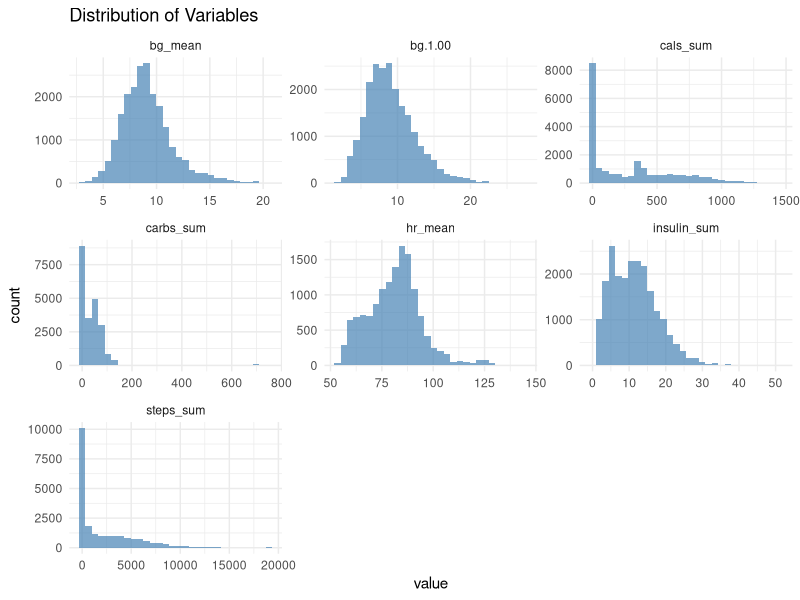
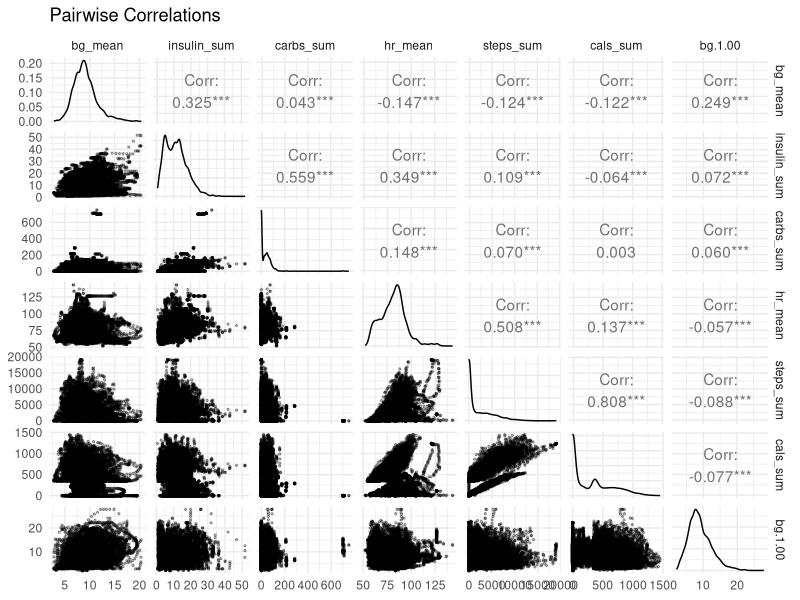
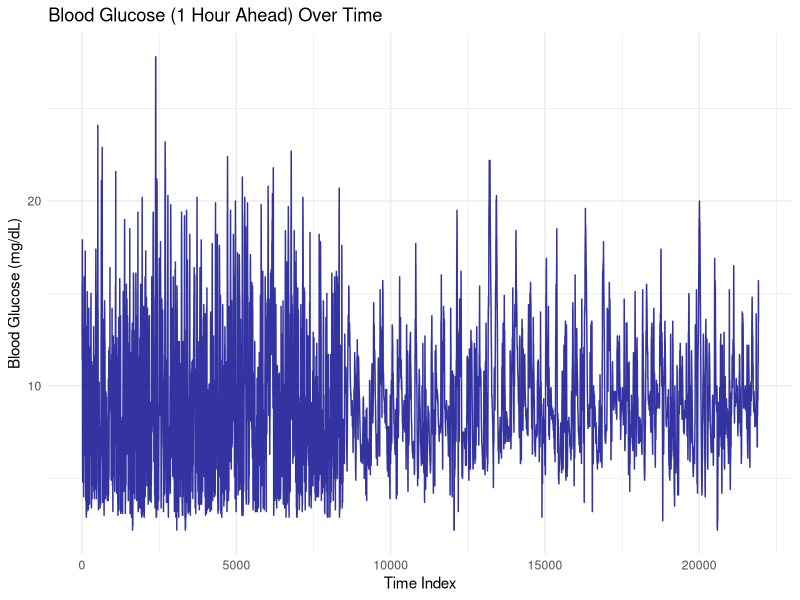
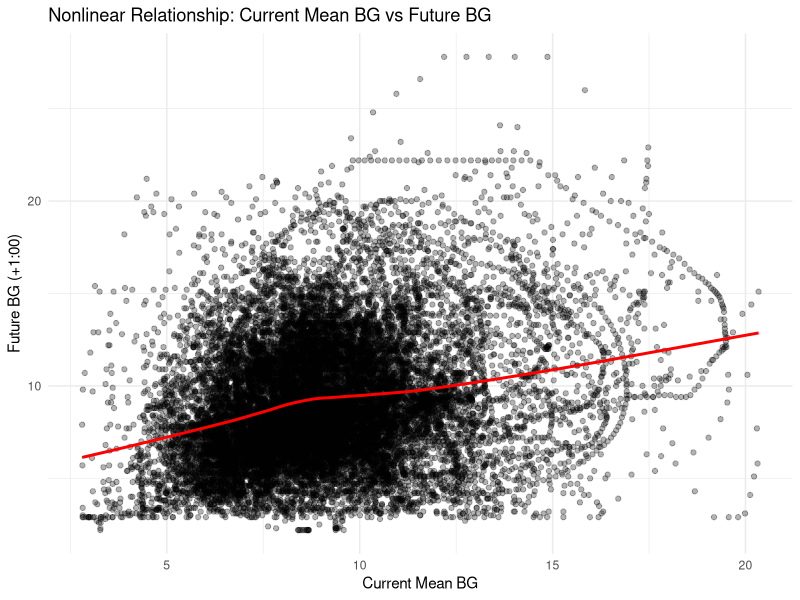
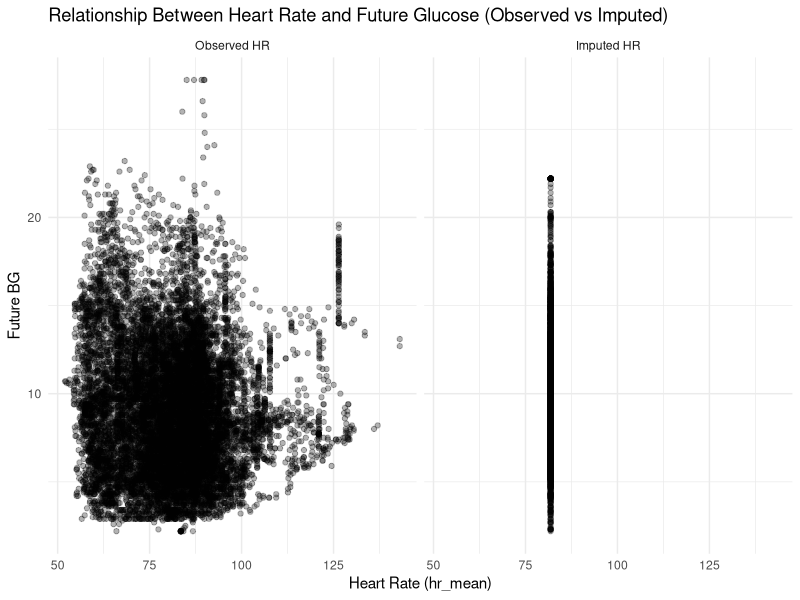
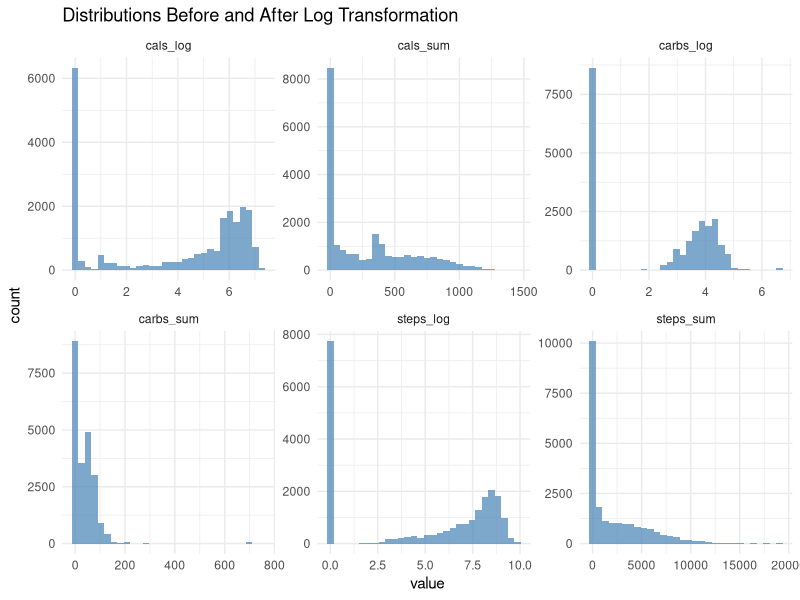
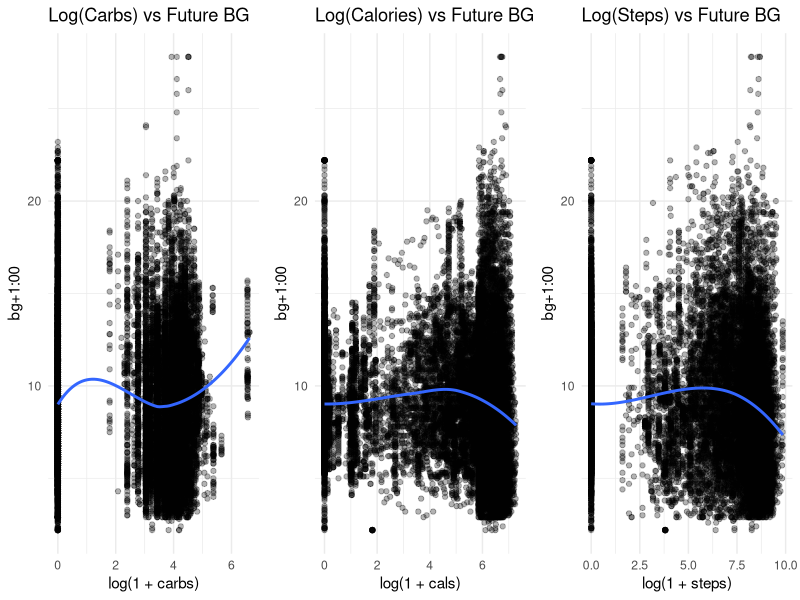
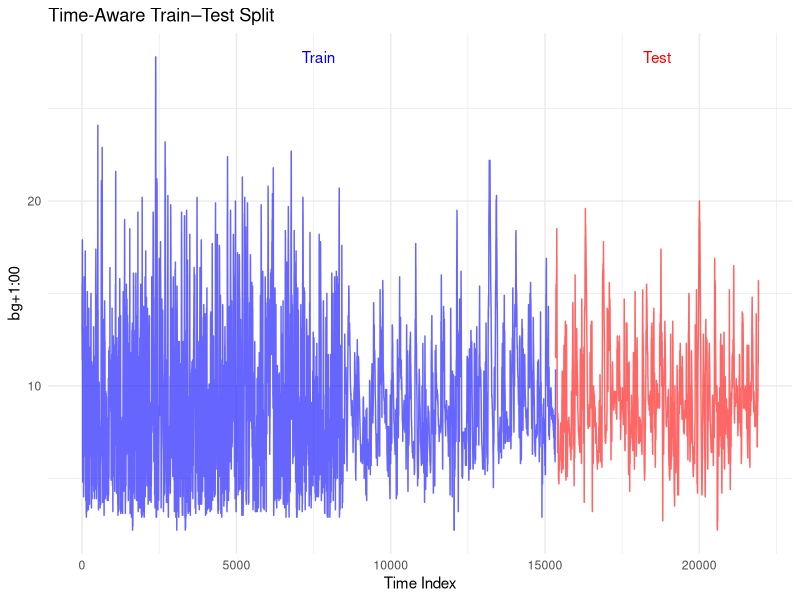

Source code (R) for these figures, in order:
## ---- chunk 1
knitr::opts_chunk$set(echo = TRUE, warning = FALSE, message = FALSE)

# Load necessary packages
library(tidyverse)
library(lubridate)
library(skimr)
library(GGally)
library(mgcv)
library(zoo)
# library(minpack.lm) # Uncomment if robust non-linear least squares (nlsLM) is needed
## ---- chunk 2
# Load the dataset using a relative path for reproducibility
# Assuming the file is located in the '../data' directory relative to this Rmd
data <- read.csv("../data/bg_data.csv")

# Quick look at the data structure
head(data)
str(data)
## ---- chunk 3
# Data summary
summary(data)

# Detailed skim of the data
skim(data)
## ---- chunk 4
# Count missing values per column
colSums(is.na(data))

# Percentage of missing values
colMeans(is.na(data)) * 100
## ---- chunk 5
data %>%
  pivot_longer(cols = everything()) %>%
  ggplot(aes(value)) +
  geom_histogram(bins = 30, fill = "steelblue", alpha = 0.7) +
  facet_wrap(~name, scales = "free") +
  theme_minimal() +
  labs(title = "Distribution of Variables")
## ---- chunk 6
# Pairwise plots to visualize correlations
# Note: This can be computationally intensive for large datasets
ggpairs(data, lower = list(continuous = wrap("points", alpha = 0.3, size = 0.5))) +
  theme_minimal() +
  labs(title = "Pairwise Correlations")
## ---- chunk 7
data %>%
  mutate(index = row_number()) %>%
  ggplot(aes(index, bg.1.00)) +
  geom_line(color = "darkblue", alpha = 0.8) +
  theme_minimal() +
  labs(
    title = "Blood Glucose (1 Hour Ahead) Over Time",
    x = "Time Index",
    y = "Blood Glucose (mg/dL)"
  )
## ---- chunk 8
data %>%
  ggplot(aes(bg_mean, bg.1.00)) +
  geom_point(alpha = 0.3) +
  geom_smooth(method = "loess", se = FALSE, color = "red") +
  theme_minimal() +
  labs(
    title = "Nonlinear Relationship: Current Mean BG vs Future BG",
    x = "Current Mean BG",
    y = "Future BG (+1:00)"
  )
## ---- chunk 9
# Calculate missing percentage for Heart Rate
missing_pct <- mean(is.na(data$hr_mean)) * 100
cat("Missing Percentage for hr_mean:", round(missing_pct, 2), "%\n")

# Create missing indicator and impute with median
hr_median <- median(data$hr_mean, na.rm = TRUE)

data <- data %>%
  mutate(
    hr_missing = ifelse(is.na(hr_mean), 1, 0),
    hr_mean = ifelse(is.na(hr_mean), hr_median, hr_mean)
  )

# Verify no duplicate missing values remain
colSums(is.na(data))
## ---- chunk 10
ggplot(data, aes(hr_mean, bg.1.00)) +
  geom_point(alpha = 0.3) +
  facet_wrap(~hr_missing, labeller = labeller(hr_missing = c("0" = "Observed HR", "1" = "Imputed HR"))) +
  theme_minimal() +
  labs(
    title = "Relationship Between Heart Rate and Future Glucose (Observed vs Imputed)",
    x = "Heart Rate (hr_mean)",
    y = "Future BG"
  )
## ---- chunk 11
data <- data %>%
  mutate(
    steps_log = log1p(steps_sum),
    carbs_log = log1p(carbs_sum),
    cals_log  = log1p(cals_sum)
  )
## ---- chunk 12
data %>%
  select(steps_sum, steps_log, carbs_sum, carbs_log, cals_sum, cals_log) %>%
  pivot_longer(everything()) %>%
  ggplot(aes(value)) +
  geom_histogram(bins = 30, fill = "steelblue", alpha = 0.7) +
  facet_wrap(~name, scales = "free") +
  theme_minimal() +
  labs(title = "Distributions Before and After Log Transformation")
## ---- chunk 13
p1 <- ggplot(data, aes(carbs_log, bg.1.00)) +
  geom_point(alpha = 0.3) +
  geom_smooth(method = "loess", se = FALSE) +
  theme_minimal() +
  labs(title = "Log(Carbs) vs Future BG", x = "log(1 + carbs)", y = "bg+1:00")

p2 <- ggplot(data, aes(cals_log, bg.1.00)) +
  geom_point(alpha = 0.3) +
  geom_smooth(method = "loess", se = FALSE) +
  theme_minimal() +
  labs(title = "Log(Calories) vs Future BG", x = "log(1 + cals)", y = "bg+1:00")

p3 <- ggplot(data, aes(steps_log, bg.1.00)) +
  geom_point(alpha = 0.3) +
  geom_smooth(method = "loess", se = FALSE) +
  theme_minimal() +
  labs(title = "Log(Steps) vs Future BG", x = "log(1 + steps)", y = "bg+1:00")

gridExtra::grid.arrange(p1, p2, p3, ncol=3)
## ---- chunk 14
cat("Zeros in Carbs:", round(mean(data$carbs_sum == 0) * 100, 2), "%\n")
cat("Zeros in Steps:", round(mean(data$steps_sum == 0) * 100, 2), "%\n")
cat("Zeros in Cals: ", round(mean(data$cals_sum == 0) * 100, 2), "%\n")
# Note: Values < 60% are typically fine without specific zero-inflation handling in simple models.
## ---- chunk 15
n <- nrow(data)
split_idx <- floor(0.7 * n)

train_data <- data[1:split_idx, ]
test_data  <- data[(split_idx + 1):n, ]

cat("Training Samples:", nrow(train_data), "\n")
cat("Testing Samples: ", nrow(test_data), "\n")

# Visualization of Split
ggplot() +
  geom_line(data = train_data, aes(x = 1:nrow(train_data), y = bg.1.00),
            color = "blue", alpha = 0.6) +
  geom_line(data = test_data, aes(x = (nrow(train_data)+1):n, y = bg.1.00),
            color = "red", alpha = 0.6) +
  theme_minimal() +
  labs(
    title = "Time-Aware Train–Test Split",
    x = "Time Index",
    y = "bg+1:00"
  ) +
  annotate("text", x = nrow(train_data)/2, y = max(data$bg.1.00, na.rm=T), label = "Train", color = "blue") +
  annotate("text", x = nrow(train_data) + nrow(test_data)/2, y = max(data$bg.1.00, na.rm=T), label = "Test", color = "red")
## ---- chunk 16
lm_baseline <- lm(
  bg.1.00 ~ bg_mean + hr_mean + hr_missing +
            insulin_sum + carbs_log + steps_log + cals_log,
  data = train_data
)

summary(lm_baseline)

# Diagnostics
par(mfrow = c(1, 2))
plot(lm_baseline, which = 1) # Residuals vs Fitted
plot(lm_baseline, which = 2) # QQ Plot
par(mfrow = c(1, 1))
## ---- chunk 17
test_pred_lm <- predict(lm_baseline, newdata = test_data)

rmse_lm <- sqrt(mean((test_data$bg.1.00 - test_pred_lm)^2))
mae_lm  <- mean(abs(test_data$bg.1.00 - test_pred_lm))

cat("Linear Regression - RMSE:", rmse_lm, "\n")
cat("Linear Regression - MAE: ", mae_lm, "\n")

# Predicted vs Observed Plot
ggplot(data.frame(observed = test_data$bg.1.00, predicted = test_pred_lm), 
       aes(observed, predicted)) +
  geom_point(alpha = 0.3) +
  geom_abline(slope = 1, intercept = 0, linetype = "dashed", color = "red") +
  theme_minimal() +
  labs(title = "Linear Regression: Observed vs Predicted (Test Set)")
## ---- chunk 18
gam_model <- gam(
  bg.1.00 ~
    s(bg_mean, k = 10) +
    s(hr_mean, k = 10) +
    hr_missing +
    s(insulin_sum, k = 10) +
    s(carbs_log, k = 10) +
    s(steps_log, k = 10) +
    s(cals_log, k = 10),
  data = train_data,
  method = "REML"
)

summary(gam_model)

# Visualize Partial Effects
plot(gam_model, pages = 1, shade = TRUE, seWithMean = TRUE)
## ---- chunk 19
test_pred_gam <- predict(gam_model, newdata = test_data)

rmse_gam <- sqrt(mean((test_data$bg.1.00 - test_pred_gam)^2))
mae_gam  <- mean(abs(test_data$bg.1.00 - test_pred_gam))

cat("GAM - RMSE:", rmse_gam, "\n")
cat("GAM - MAE: ", mae_gam, "\n")

ggplot(data.frame(observed = test_data$bg.1.00, predicted = test_pred_gam), 
       aes(observed, predicted)) +
  geom_point(alpha = 0.3) +
  geom_abline(slope = 1, intercept = 0, linetype = "dashed", color = "red") +
  theme_minimal() +
  labs(title = "GAM: Observed vs Predicted (Test Set)")
## ---- chunk 20
# Scale bg_mean to avoid singular gradients in NLS
bg_mean_mean <- mean(train_data$bg_mean)
bg_mean_sd   <- sd(train_data$bg_mean)

train_data <- train_data %>%
  mutate(bg_mean_sc = (bg_mean - bg_mean_mean) / bg_mean_sd)

test_data <- test_data %>%
  mutate(bg_mean_sc = (bg_mean - bg_mean_mean) / bg_mean_sd)

# Initial parameter guesses based on Linear Model coefficients
start_vals <- list(
  b0 = mean(train_data$bg.1.00, na.rm = TRUE),
  b1 = 1,                                      
  b2 = 0.1,                                    
  b3 = coef(lm_baseline)["carbs_log"],          
  b4 = abs(coef(lm_baseline)["insulin_sum"]),   
  b5 = coef(lm_baseline)["hr_mean"],            
  b6 = coef(lm_baseline)["hr_missing"],         
  b7 = coef(lm_baseline)["steps_log"]            
)
## ---- chunk 21
# Formula: bgt+1 = b0 + b1*exp(b2*bg_mean_sc) + ...
# Note: Using 'port' algorithm for stability

nls_model <- tryCatch({
  nls(
    bg.1.00 ~
      b0 +
      b1 * exp(b2 * bg_mean_sc) +
      b3 * carbs_log -
      b4 * insulin_sum +
      b5 * hr_mean +
      b6 * hr_missing -
      b7 * steps_log,
    data = train_data,
    start = start_vals,
    algorithm = "port",
    control = nls.control(maxiter = 300, warnOnly = TRUE)
  )
}, error = function(e) {
  message("NLS failed to converge: ", e$message)
  return(NULL)
})

if(!is.null(nls_model)) summary(nls_model)
## ---- chunk 22
vars <- c("bg_mean", "hr_mean", "insulin_sum", "steps_sum", "carbs_sum", "cals_sum")
window_size <- 1000

# Function to plot rolling average
plot_rolling <- function(data, var_name, window = 1000) {
  roll_col <- paste0(var_name, "_roll")
  data[[roll_col]] <- rollmean(data[[var_name]], k = window, fill = NA, align = "center")
  
  ggplot(data, aes(x = index)) +
    geom_line(aes(y = .data[[var_name]]), alpha = 0.2, color = "gray50") +
    geom_line(aes(y = .data[[roll_col]]), linewidth = 1, color = "blue") +
    theme_minimal() +
    labs(
      title = paste(var_name, ": Raw vs Smoothed (k=", window, ")"),
      x = "Time Index",
      y = var_name
    )
}

# Add index if needed
data_plot <- data %>% mutate(index = row_number())

# Example Plots
p_bg <- plot_rolling(data_plot, "bg_mean")
p_hr <- plot_rolling(data_plot, "hr_mean")

# Display
p_bg
p_hr
